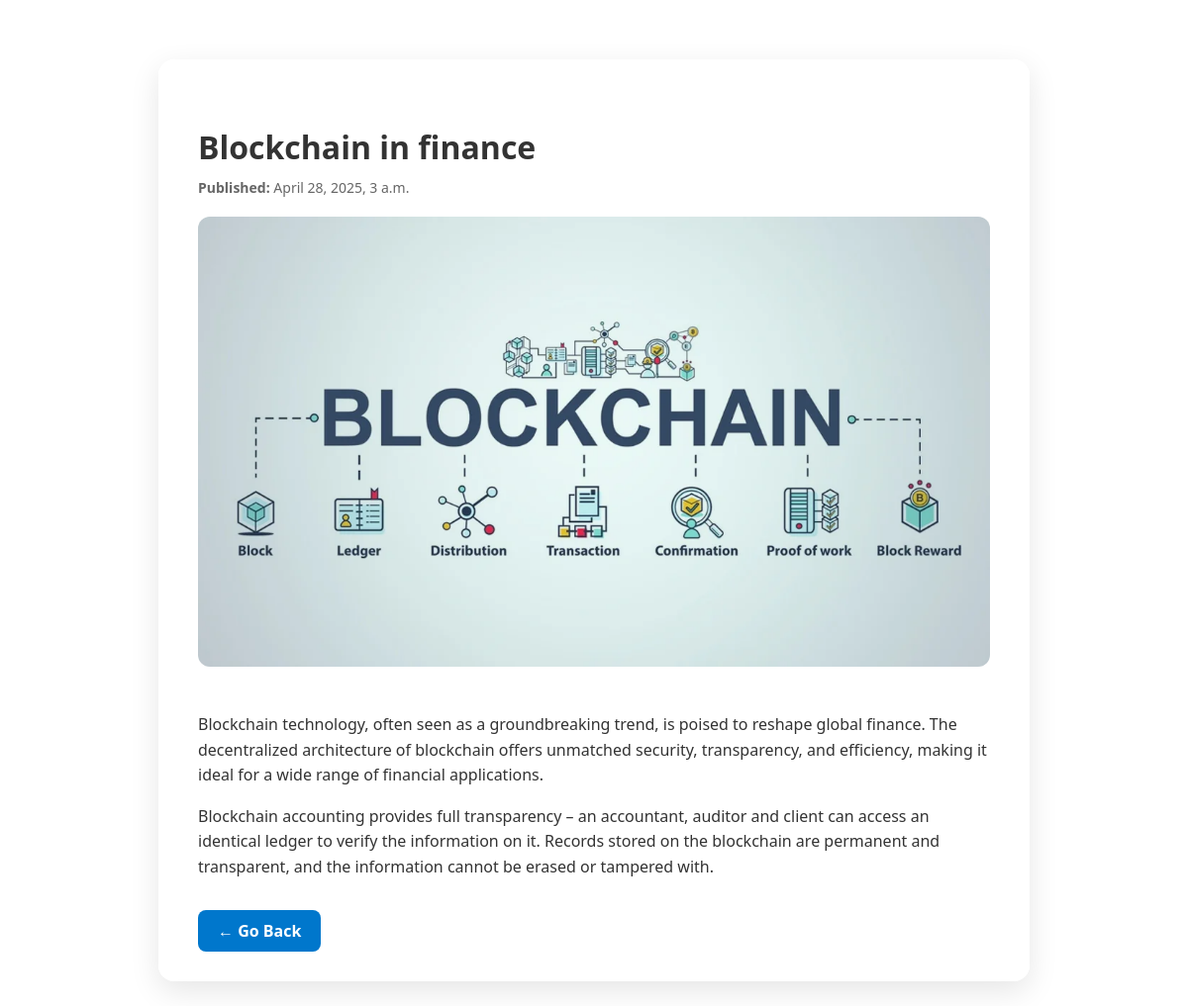
/blog/post/3/, run on the app's committed database.
### blog/models.py (models this page shows, shortened)
class Post(models.Model):
    title = models.CharField(max_length=100)
    content = models.TextField()
    image = models.ImageField(upload_to='post_images/', blank=True, null=True)
    image2 = models.ImageField(upload_to='post_images/', blank=True, null=True)
    published_date = models.DateTimeField(auto_now_add=True)

### blog/views.py (the view)
# urls.py: path('post/<int:id>/', views.view_post, name='view_post'),
def view_post(request, id):
    post = get_object_or_404(Post, id=id)
    return render(request, 'blog/view_post.html', {'post': post})

### blog/templates/blog/view_post.html (shortened to what this page needs)
    <!DOCTYPE html>
<html lang="{{ LANGUAGE_CODE|default:'en' }}">
<head>
</head>
<body>
    <article class="post-container">
        <header>
            <h1>{{ post.title }}</h1>
            <div class="date"><strong>Published:</strong> {{ post.published_date }}</div>
        </header>
        {% if post.image %}
            <img src="{{ post.image.url }}" alt="Post image" class="post-image">
        {% endif %}
        <section class="content">
            {{ post.content|linebreaks }}
        </section>
        <footer>
            <a href="{% url 'index' %}" class="back-button">← Go Back</a>
        </footer>
    </article>
</body>
</html>

### blog/templates/blog/view_post.html (style rules this page uses)
body { margin: 0; padding: 0; font-family: 'Segoe UI', Tahoma, Geneva, Verdana, sans-serif; background-image: url('https://btsdiary.files.wordpress.com/2015/01/blog-background.png'); background-size: cover; background-position: center; background-attachment: fixed; color: #333; }
.post-container { max-width: 800px; margin: 60px auto; background: rgba(255, 255, 255, 0.95); padding: 40px; border-radius: 16px; box-shadow: 0 10px 30px rgba(0,0,0,0.1); }
h1 { font-size: 32px; margin-bottom: 10px; }
.date { font-size: 14px; color: #666; margin-bottom: 20px; }
.post-image { max-width: 100%; border-radius: 12px; margin-bottom: 25px; }
.content { font-size: 16px; line-height: 1.6; margin-bottom: 40px; }
a.back-button { text-decoration: none; color: #fff; background-color: #0077cc; padding: 10px 20px; border-radius: 8px; font-weight: bold; transition: background 0.3s ease; }

### data on the page
Post: title "Blockchain in finance", published_date "April 28, 2025, 3 a.m.", image (picture), content "Blockchain technology, often seen as a groundbreaking trend, is poised to reshape global finance. The decentralized architecture of blockchain offers unmatched security, transparency, and efficiency, making it ideal for a wide range of financial applications. Blockchain accounting provides full transparency – an accountant, auditor and client can access an identical ledger to verify the information on it. Records stored on the blockchain are permanent and transparent, and the information cannot be erased or tampered with."
